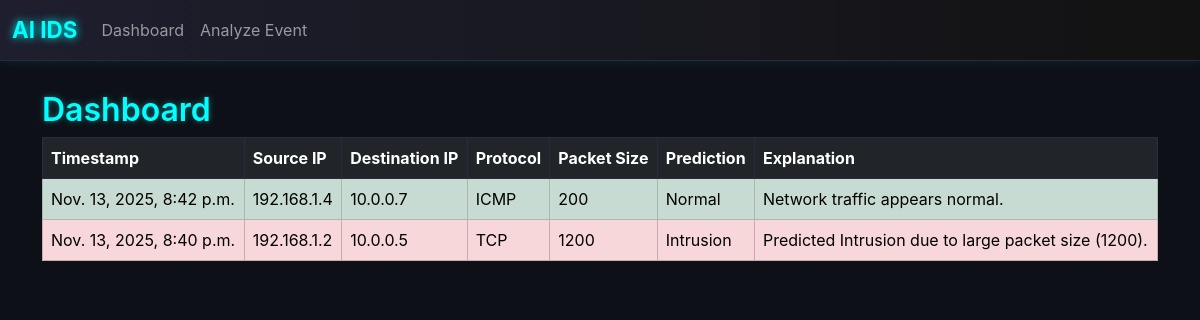
The page / on the database its author committed.
### detection/models.py (models this page shows, shortened)
class NetworkEvent(models.Model):
    timestamp = models.DateTimeField(auto_now_add=True)
    source_ip = models.GenericIPAddressField()
    destination_ip = models.GenericIPAddressField()
    protocol = models.CharField(max_length=10)
    packet_size = models.IntegerField()
    prediction = models.CharField(max_length=50, blank=True)
    explanation = models.TextField(blank=True)

### detection/views.py (the view)
# urls.py: path('', views.dashboard, name='dashboard'),
def dashboard(request):
    events = NetworkEvent.objects.order_by('-timestamp')[:20]
    context = {
        'events': events,
        'title': 'AI Intrusion Detection Dashboard'
    }
    return render(request, 'detection/dashboard.html', context)

### detection/templates/detection/dashboard.html
{% extends 'detection/base.html' %}
{% block content %}
<h2>Dashboard</h2>
<table class="table table-striped table-bordered">
    <thead class="table-dark">
        <tr>
            <th>Timestamp</th>
            <th>Source IP</th>
            <th>Destination IP</th>
            <th>Protocol</th>
            <th>Packet Size</th>
            <th>Prediction</th>
            <th>Explanation</th>
        </tr>
    </thead>
    <tbody>
        {% for e in events %}
        <tr class="{% if e.prediction == 'Intrusion' %}table-danger{% else %}table-success{% endif %}">
            <td>{{ e.timestamp }}</td>
            <td>{{ e.source_ip }}</td>
            <td>{{ e.destination_ip }}</td>
            <td>{{ e.protocol|upper }}</td>
            <td>{{ e.packet_size }}</td>
            <td>{{ e.prediction }}</td>
            <td>{{ e.explanation }}</td>
        </tr>
        {% empty %}
        <tr>
            <td colspan="7" class="text-center">No events recorded yet.</td>
        </tr>
        {% endfor %}
    </tbody>
</table>
{% endblock %}

### detection/templates/detection/base.html (shortened to what this page needs)
{% load static %}
<!DOCTYPE html>
<html lang="en">
<head>
    <link href="https://cdn.jsdelivr.net/npm/bootstrap@5.3.2/dist/css/bootstrap.min.css" rel="stylesheet">
    <link rel="stylesheet" href="{% static 'detection/css/styles.css' %}">
</head>
<body>
<nav class="navbar navbar-expand-lg navbar-dark bg-dark mb-4">
  <div class="container-fluid">
    <a class="navbar-brand" href="{% url 'dashboard' %}">AI IDS</a>
    <div class="collapse navbar-collapse">
      <ul class="navbar-nav me-auto">
        <li class="nav-item"><a class="nav-link" href="{% url 'dashboard' %}">Dashboard</a></li>
        <li class="nav-item"><a class="nav-link" href="{% url 'analyze' %}">Analyze Event</a></li>
      </ul>
    </div>
  </div>
</nav>
<div class="container">
    {% block content %}{% endblock %}
</div>
</body>
</html>

### static/detection/css/styles.css (style rules this page uses)
body { background-color: #0d1117; color: #e6edf3; font-family: "Inter", "Roboto", sans-serif; margin: 0; padding: 0; }
.navbar { background: linear-gradient(90deg, #1e1e2e, #121212); border-bottom: 1px solid #2b2b40; box-shadow: 0 0 10px rgba(0, 255, 255, 0.1); }
.navbar-brand { font-weight: 700; color: #00ffff !important; font-size: 1.4rem; text-shadow: 0 0 8px #00ffff; }
.container { margin-top: 30px; }
h2, h3, h4 { color: #00ffff; text-shadow: 0 0 6px rgba(0, 255, 255, 0.4); font-weight: 600; }
.table-dark { background-color: #161b22; border-radius: 6px; overflow: hidden; border: 1px solid #2b2b40; }
.table-success { background-color: rgba(0, 255, 0, 0.05) !important; color: #4fff4f !important; }
.table-danger { background-color: rgba(255, 0, 0, 0.1) !important; color: #ff6666 !important; }
::placeholder { color: #7a8490; }
.table-danger, .table-success { animation: pulse-glow 3s infinite; }

### rows shown on the page
NetworkEvent: timestamp "Nov. 13, 2025, 8:42 p.m.", source_ip "192.168.1.4", destination_ip "10.0.0.7", protocol "ICMP", packet_size "200", prediction "Normal", explanation "Network traffic appears normal."
NetworkEvent: timestamp "Nov. 13, 2025, 8:40 p.m.", source_ip "192.168.1.2", destination_ip "10.0.0.5", protocol "TCP", packet_size "1200", prediction "Intrusion", explanation "Predicted Intrusion due to large packet size (1200)."
